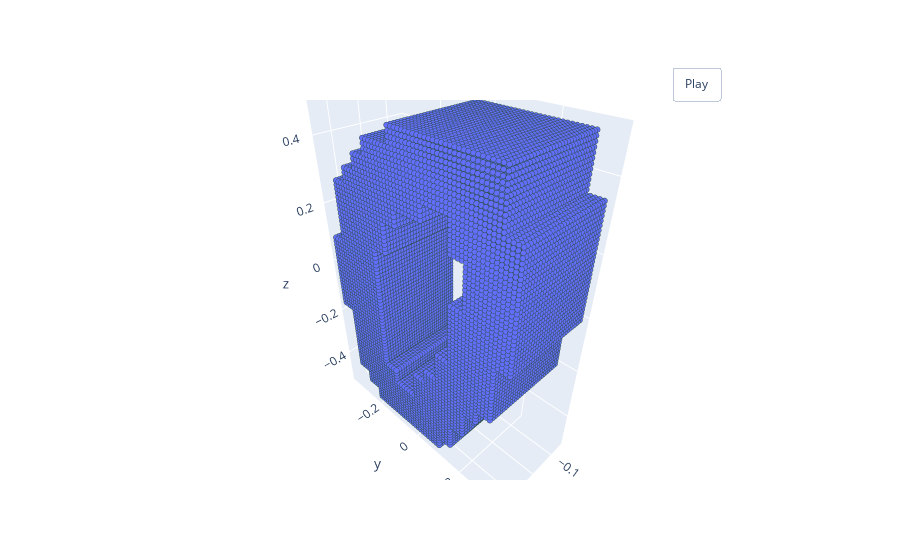

This figure's notebook cell:
### Code cell
print(train_dict["train_label"][idx])
pcshow(data)

### Figure 1 — Plotly figure (JSON) as saved in the notebook; plotly's stock layout.template omitted (floating-point values rounded to 4 significant figures; data arrays with more than 128 entries replaced by an {"elided": "..."} marker saying what was removed)
{"data": [{"marker": {"line": {"color": "DarkSlateGrey", "width": 2}, "size": 2}, "mode": "markers", "type": "scatter3d", "x": {"elided": "17720 float values"}, "y": {"elided": "17720 float values"}, "z": {"elided": "17720 float values"}}], "layout": {"updatemenus": [{"buttons": [{"args": [null, {"frame": {"duration": 50, "redraw": true}, "fromcurrent": true, "mode": "immediate", "transition": {"duration": 0}}], "label": "Play", "method": "animate"}], "pad": {"r": 10, "t": 45}, "showactive": false, "type": "buttons", "x": 0.8, "xanchor": "left", "y": 1, "yanchor": "bottom"}]}}
